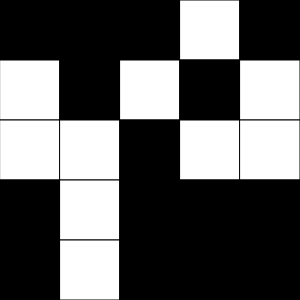
Frame 1 (no input)
Frame 60 (no input): identical to frame 1, image omitted
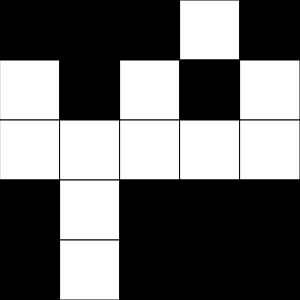
Frame 120 (the mouse pressed at the canvas centre since frame 60)

The p5.js sketch that drew these frames (run headless with seeded random() and noise() and a simulated clock; from frame 60 on, the mouse is pressed at the canvas centre):

// p5.js sketch
// ── sketch.js
// 2D Array Basics
// Caleb Schwab
// 11/03/25

// 0 (black) 255 (white)
// grid i s 5 x 4 in dimension

 let grid = [
  [0  , 0  , 0  , 255, 0  ],
  [255, 0  , 255, 0  , 255],
  [255, 255, 0  , 255, 255],
  [0  , 255, 0  , 0  , 0  ],
  [0  , 255, 0  , 0  , 0  ]
 ];

 let rows = grid.length;
 let cols = grid[0].length;

 let squareSize = 60;

function setup() {
  createCanvas(squareSize*cols, squareSize*rows);
}

function draw() {
  background(220);
  renderGrid();
  print(getCurrentX(), getCurrentY())
}

function mousePressed(){
  // flip current tile - upgrade: only do this if the mouse is on Canvas
  let x = getCurrentX();
  let y = getCurrentY();
  if(mouseX <= width && mouseY <= height){
    // ALWAYS; flip the "focused" tile
    flip(x,y);
  }
}

function getCurrentX(){
  // determine current col of mouse position
  let constrainedX = constrain(mouseX, 0, width-1);
  return floor(constrainedX/squareSize);
}

function getCurrentY(){
  // determine current row of mouse position
  let constrainedY = constrain(mouseY, 0, height-1);
  return floor(constrainedY/squareSize);
}

function flip(x,y){
  // takes a til @ x,y and inverts its value
  if(grid[y][x] === 0) grid[y][x] = 255;
  else grid[y][x] = 0;
}

function renderGrid(){
// interpret the information in the 2D array, and draw a grid of square on the screen to reflect it
for(let y = 0; y < rows; y++){
  for(let x = 0; x < cols; x++){
    let fillColor = grid[y][x];
    fill(fillColor);
    square(squareSize*x, squareSize*y, squareSize);
  }
}
}
